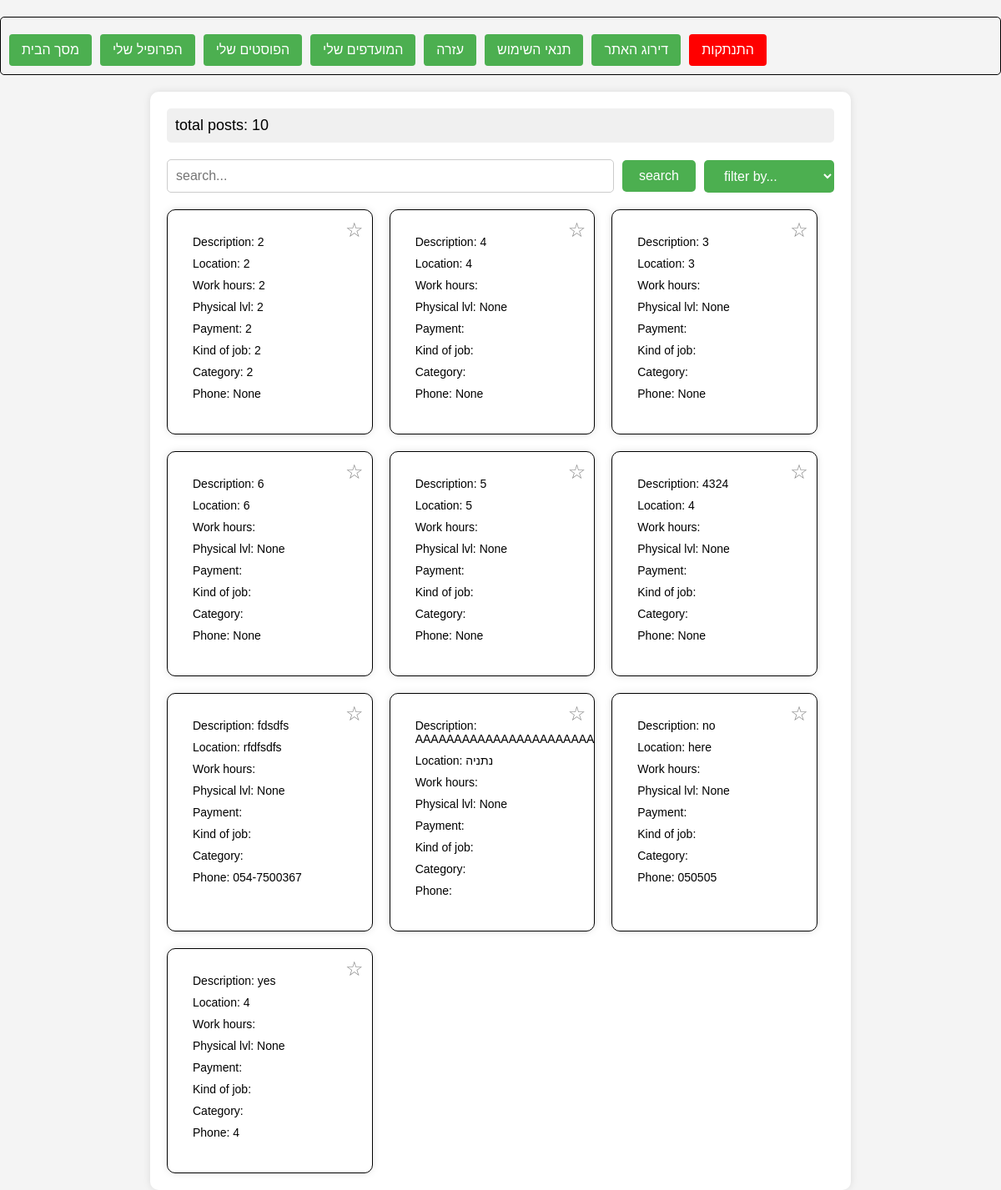
The page /homepage/ on the database as committed earlier.
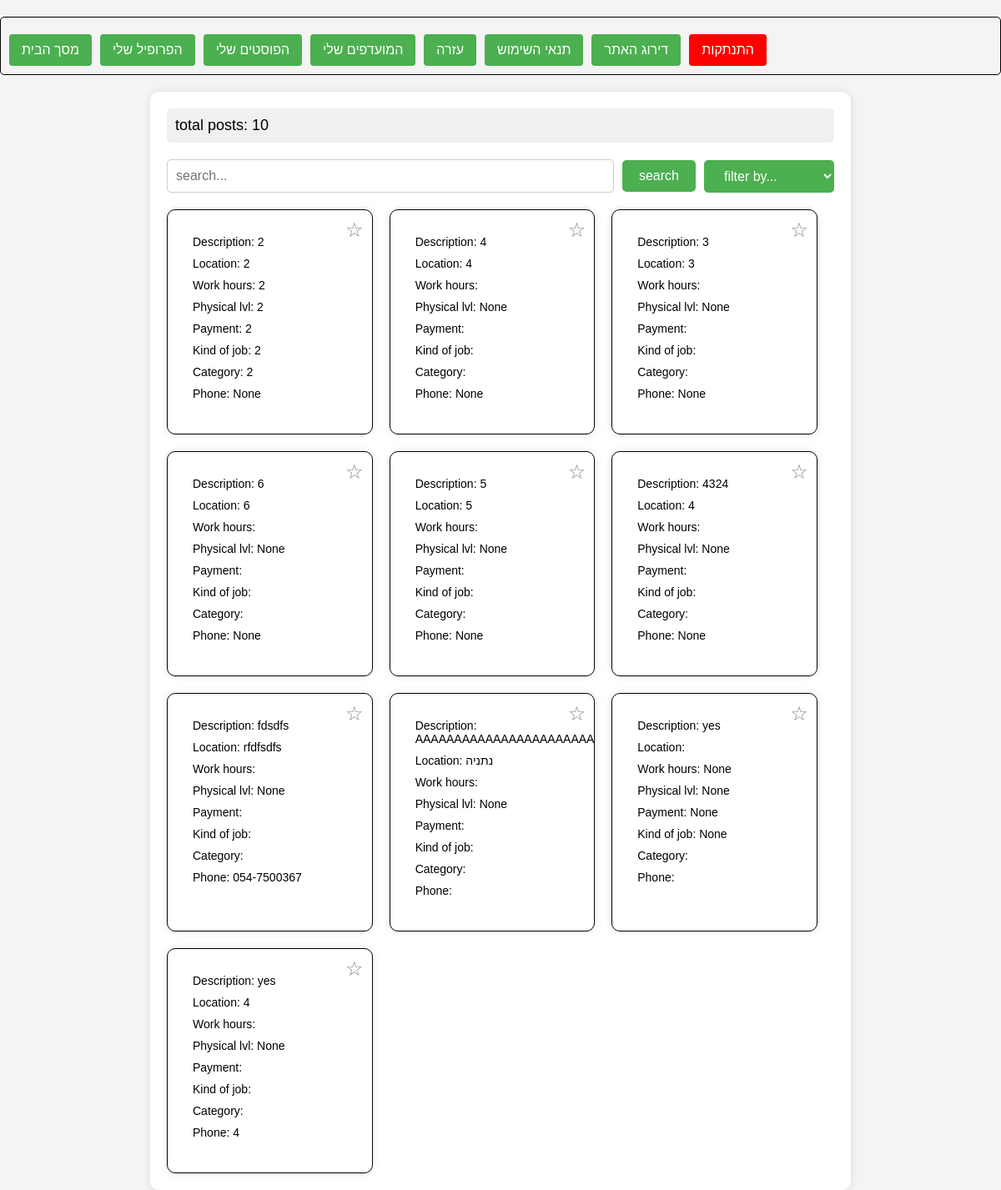
The same page on the database as committed later.
### posts/models.py (models this page shows)
class Post(models.Model):
    description = models.TextField(null=True, blank=True)
    location = models.TextField(null=True, blank=True)
    payment = models.TextField(null=True, blank=True)
    work_hours = models.TextField(null=True, blank=True)
    phys_lvl = models.IntegerField(null=True, blank=True)
    kind_of_job = models.TextField(null=True, blank=True)
    category = models.TextField(null=True, blank=True)
    phone = models.TextField(null=True, blank=True)

### project/views.py (the view)
# urls.py: path('homepage/', views.homepage, name='homepage'),
def homepage(request):
    posts = Post.objects.all()
    global_user_id = request.session.get('global_user_id')
    if global_user_id:
        user = User.objects.get(id=global_user_id)
        favorites = [int(fav) for fav in user.favorites]
    else:
        favorites = []  # Initialize favorites as an empty list if user is not logged in
    context = {'posts': posts, 'favorites': favorites}
    return render(request, 'homepage.html', context)

### templates/homepage.html (shortened to what this page needs)
<!DOCTYPE html>
<html lang="en">
<head>
</head>
<body>
{% extends 'toolbar.html' %}
{% block content %}
<div class="content">
    <div class="total-posts">total posts:  {{ posts|length }}</div>
    <div class="search-filter">
        <input type="text" class="search-input" placeholder="search...">
        <button class="search-button">search</button>
        <select class="filter-select">
            <option value="">filter by...</option>
        </select>
    </div>
    <div class="posts">
        {% if posts %}
        {% for post in posts %}
        <div class="post" data-description="{{ post.description }}" data-location="{{ post.location }}" data-work-hours="{{ post.work_hours }}" data-phys-lvl="{{ post.phys_lvl }}" data-kind-of-job="{{ post.kind_of_job }}" data-category="{{ post.category }}" data-phone="{{ post.phone }}" data-payment="{{ post.payment }}">
            <div class="post-content">
                <div class="post-info">Description: {{ post.description }}</div>
                <div class="post-info">Location: {{ post.location }}</div>
                <div class="post-info">Work hours: {{ post.work_hours }}</div>
                <div class="post-info">Physical lvl: {{ post.phys_lvl }}</div>
                <div class="post-info">Payment: {{ post.payment }}</div>
                <div class="post-info">Kind of job: {{ post.kind_of_job }}</div>
                <div class="post-info">Category: {{ post.category }}</div>
                <div class="post-info">Phone: {{ post.phone }}</div>
                <div class="favorites-button {% if post.id|add:0 in favorites %}active {% endif %}" data-post-id="{{ post.id }}">☆</div>
            </div>
        </div>
        {% endfor %}
        {% else %}
        <p class="no-posts-message" style="display: none;">No posts fit your request.</p>
        {% endif %}
    </div>
</div>
</body>
</html>
{% endblock %}

Rows that differ between the two databases and show on the page:
changed Post (number 9 of 10 on the later page): description "no" → "yes"; work_hours (not shown) → "None"; payment (not shown) → "None"; kind_of_job (not shown) → "None"; location "here" → (not shown); phone "050505" → (not shown)
